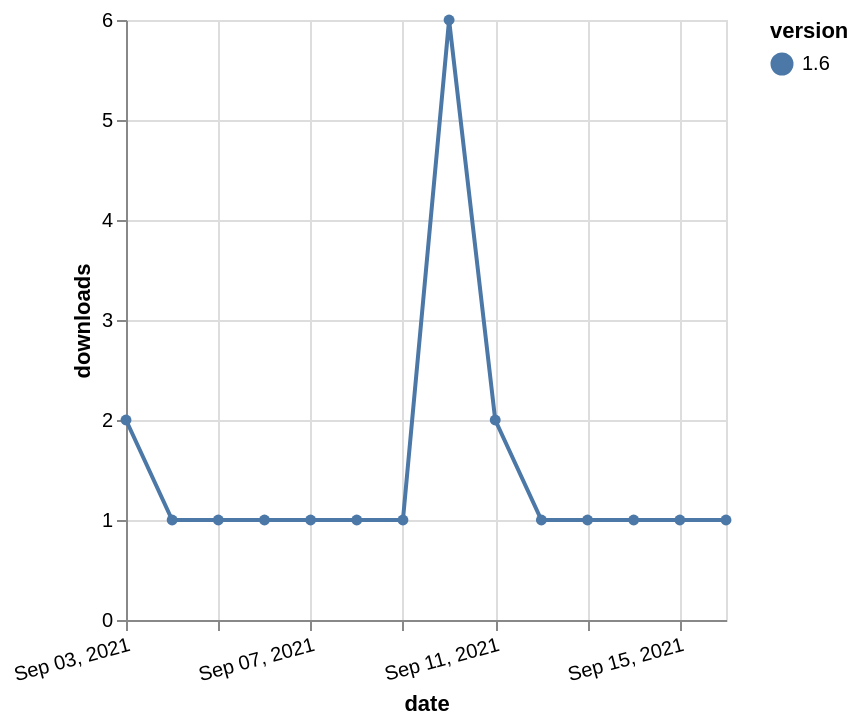

Write the Vega-Lite specification saved for this chart.
### Vega-Lite specification from a JSON file in a GitHub repository (floating-point values rounded to 4 significant figures)
{"$schema": "https://vega.github.io/schema/vega-lite/v5.json", "description": "A simple bar chart with embedded data.", "data": {"values": [{"date": "2021-09-03", "total": 415, "delta": 2, "version": "1.6"}, {"date": "2021-09-04", "total": 416, "delta": 1, "version": "1.6"}, {"date": "2021-09-05", "total": 417, "delta": 1, "version": "1.6"}, {"date": "2021-09-06", "total": 418, "delta": 1, "version": "1.6"}, {"date": "2021-09-07", "total": 419, "delta": 1, "version": "1.6"}, {"date": "2021-09-08", "total": 420, "delta": 1, "version": "1.6"}, {"date": "2021-09-09", "total": 421, "delta": 1, "version": "1.6"}, {"date": "2021-09-10", "total": 427, "delta": 6, "version": "1.6"}, {"date": "2021-09-11", "total": 429, "delta": 2, "version": "1.6"}, {"date": "2021-09-12", "total": 430, "delta": 1, "version": "1.6"}, {"date": "2021-09-13", "total": 431, "delta": 1, "version": "1.6"}, {"date": "2021-09-14", "total": 432, "delta": 1, "version": "1.6"}, {"date": "2021-09-15", "total": 433, "delta": 1, "version": "1.6"}, {"date": "2021-09-16", "total": 434, "delta": 1, "version": "1.6"}]}, "width": "container", "mark": {"type": "line", "point": {"filled": true}}, "encoding": {"x": {"field": "date", "type": "temporal", "timeUnit": "yearmonthdate", "title": "date", "axis": {"labelAngle": -15}}, "y": {"field": "delta", "type": "quantitative", "title": "downloads"}, "color": {"field": "version", "type": "nominal"}, "tooltip": {"field": "delta"}}}
